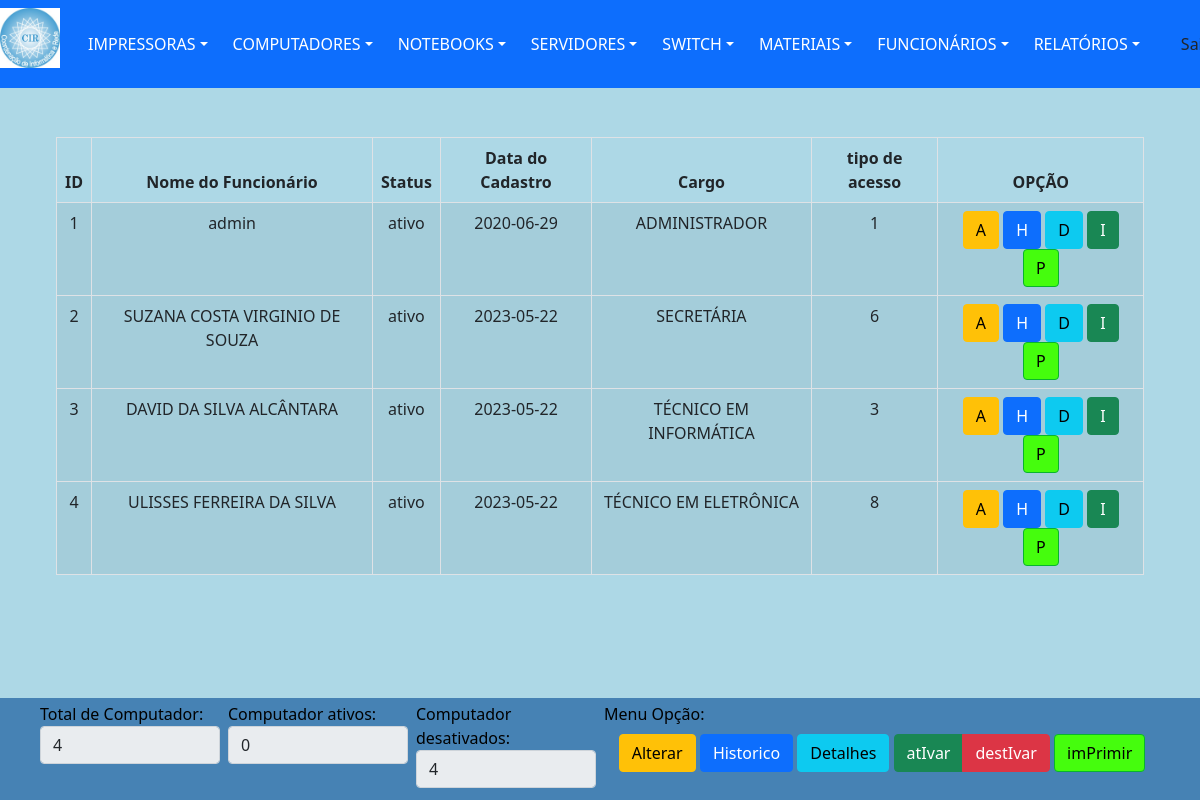
Page /views/funcionarioGerenTodos.php (signed in) on the committed database.
### tables this page shows
CREATE TABLE `funcionario` (
  `idFuncionario` int(11) NOT NULL,
  `nomeFuncionario` varchar(60) DEFAULT NULL,
  `statusFuncionario` varchar(7) DEFAULT NULL,
  `login` varchar(25) DEFAULT NULL,
  `senha` varchar(250) DEFAULT NULL,
  `dataCadastro` date DEFAULT NULL,
  `dataAltCadastro` date DEFAULT NULL,
  `idCargo` int(11) DEFAULT NULL,
  `idAcesso` int(11) DEFAULT NULL
);

CREATE TABLE `cargo` (
  `idCargo` int(11) NOT NULL,
  `statusCargos` varchar(8) DEFAULT NULL,
  `nomeCargos` varchar(50) DEFAULT NULL
);

### dao/DAO-controleCir.php (called while the page is built, shortened)
<?php
	class ControleCirDAO
		{
            public function ListarTudo($nomeTabela)
                {
                    $conn = Database::connect();
                    $conn->exec('SET CHARACTER SET utf8');
                    $sql = "SELECT * FROM $nomeTabela";
                    try
                        {
                            $listar = $conn->query($sql);
                            $buscar = $listar->fetchAll(PDO::FETCH_OBJ);
                            $numRows = $listar->rowCount();
                        }
                    catch (PDOException $exc)
                        {
                            $buscar = $exc->getTraceAsString();
                        }
                    return $buscar;
                }
            public function BuscaCargo($idCargo, $idFuncionario)
                {
                    $conn = Database::connect();
                    $conn->exec('SET CHARACTER SET utf8');
                    $sql = "SELECT * FROM funcionario f, cargo c
                    WHERE f.idCargo = '$idCargo'
                    AND  f.idFuncionario = '$idFuncionario'
                    AND  f.idCargo = c.idCargo";
                     try
                        {
                            $listar = $conn->query($sql);
                            $buscar = $listar->fetchAll(PDO::FETCH_OBJ);
                        }
                    catch (PDOException $exc)
                        {
                            $buscar = $exc->getTraceAsString();
                        }
                    return $buscar;
                }
        }
?>

### views/funcionarioGerenTodos.php (the view, shortened to what this page needs)
<?php
	include "../template/menuPrincipal.php";
	$inativo = 0;
	$ativo = 0;
?>
			<nav class="fixed  navbar navbar-dark">
				<div class="line col-md-12 p-5 position-absolute top-50 bottom-150 end-150">
                    <div class="col-md-12 py-5 px-2">
						<table class="table table-striped table-bordered table-condensed">
							<thead>
								<tr>
									<th>ID</th>
									<th>Nome do Funcionário</th>
									<th>Status</th>
									<th>Data do Cadastro</th>
									<th>Cargo</th>
									<th>tipo de acesso</th>
									<th>OPÇÃO</th>
								</tr>
							</thead>
							<tbody>
								<?php
									$nomeTabela = "funcionario";
									require_once '../dao/DAO-controleCir.php';
									$funcAltDAO = new ControleCirDAO();
									foreach($funcAltDAO-> ListarTudo($nomeTabela)  as $func)
										{ ?>
											<tr>
												<td><?php echo $idFuncionario = $func->idFuncionario;?></td>
												<td><?php echo $nomeFuncionario = $func->nomeFuncionario;?></td>
												<td><?php echo $func->statusFuncionario; ?></td>
												<td><?php echo $func->dataCadastro; ?></td>
												<?php $idAcesso = $func->idAcesso; ?>
												<td>
													<?php   $idCargo = $func->idCargo;
															$cargoDAO = new ControleCirDAO();
															foreach($cargoDAO->BuscaCargo($idCargo, $idFuncionario) as $cargo)
																{
																	$nomeCargos= $cargo->nomeCargos;
																	echo $nomeCargos;
																}
													?>
												</td>
												<td><?php echo $idAcesso?></td>
												<td class='operations'>
                                                    <div class="btn-group pull-left" >
                                                        <a href="../views/naoImplementada.php" class="btn btn-small btn-warning table-edit">A<i class="icon-edit"></i></a>
                                                    </div>
                                                    <div class="btn-group pull-left">
                                                    	<a href="../views/naoImplementada.php" class="btn btn-primary">H<i class="icon-remove"></i></a>
                                                    </div>
                                                    <div class="btn-group pull-left">
                                                        <a href="../views/naoImplementada.php" class="btn btn-info">D<i class="icon-remove"></i></a>
                                                    </div>
                                                    <div class="btn-group pull-left">
														<?php
                                                            if($statusComp != "ativo")
                                                                {
                                                                    $html = "<a href='../views/naoImplementada.php' class='btn btn-small btn-success'>I<i class='icon-remove'></i></a>";
                                                                    $inativo++;
																	echo $html;
                                                                }
															else
                                                                {
                                                                    $html = "<a href='../views/naoImplementada.php' class='btn btn-small btn-danger'>I<i class='icon-remove'></i></a>";
                                                                    $ativo++;
																	echo $html;
                                                                }
                                                        ?>
                                                    </div>
													<div class="btn-group pull-left">
                                                        <a href="../views/naoImplementada.php" target="_blank" class="btn btn-small btn-ufs">P<i class="icon-remove"></i></a>
                                                    </div>
                                                </td>
											<tr>
										<?php
										} ?>
							</tbody>
						</table>
					</div>
				</div>
			</nav>
		<div class="fixed-bottom p-1 px-md-5 col-md-12 bg-ufs text-black1">
			<div class="row">
				<div class="col px-md-1 col-md-2">
					<label for="inputSuccess" class="control-label">Total de Computador:</label>
					<input type="text" class="form-control" value="<?php echo $_SESSION['numUser'];?>" readonly >
				</div>
				<div class="col px-md-1 col-md-2">
					<label for="inputSuccess" class="control-label">Computador ativos:</label>
					<input type="text" class="form-control" value="<?php echo $ativo;?>" readonly>
				</div>
				<div class="col px-md-1 col-md-2">
					<label for="inputSuccess" class="control-label">Computador desativados:</label>
					<input type="text" class="form-control" value="<?php echo $inativo;?>" readonly>
				</div>
				<div class="col px-md-1 col-md-6">
					<label for="inputSuccess" class="control-label">Menu Opção:</label>
							<table class="table table-borderless">
								<thead>
									<tr>
										<th>
											<div class="btn-group pull-left" >
												<a class="btn btn-small btn-warning table-edit">Alterar<i class="icon-edit"></i></a>
											</div>
											<div class="btn-group pull-left">
												<a class="btn btn-primary">Historico<i class="icon-remove"></i></a>
											</div>
											<div class="btn-group pull-left">
												<a class="btn btn-info">Detalhes<i class="icon-remove"></i></a>
											</div>
											<div class="btn-group pull-left">
												<a class="btn btn-small btn-success">atIvar<i class="icon-remove"></i></a>
												<a class="btn btn-small btn-danger">destIvar<i class="icon-remove"></i></a>
											</div>
											<div class="btn-group pull-left">
												<a class="btn btn-small btn-ufs">imPrimir<i class="icon-remove"></i></a>
											</div>
										</th>
									</tr>
								</thead>
							</table>
				</div>
			</div>
		</div>
	</body>
</html>

### template/menuPrincipal.php (shortened to what this page needs)
<!DOCTYPE html>
<html lang="pt-br">
	<head>
		<link href="../css/bootstrap.css" rel="stylesheet">
	</head>
    <body>
        <nav class="fixed-top navbar navbar-dark bg-primary">
            <div class="btn-group">
                <img src="../img/cir.jpg" width=60 height=60>
                <div class="btn-group">
                    <button type="button" class="btn btn-primary dropdown-toggle" data-bs-toggle="dropdown">IMPRESSORAS</button>
                </div>
                <div class="btn-group">
                    <button type="button" class="btn btn-primary dropdown-toggle" data-bs-toggle="dropdown">COMPUTADORES</button>
                </div>
                <div class="btn-group">
                    <button type="button" class="btn btn-primary dropdown-toggle" data-bs-toggle="dropdown">NOTEBOOKS</button>
                </div>
                <div class="btn-group">
                    <button type="button" class="btn btn-primary dropdown-toggle" data-bs-toggle="dropdown">SERVIDORES</button>
                </div>
                 <div class="btn-group">
                    <button type="button" class="btn btn-primary dropdown-toggle" data-bs-toggle="dropdown">SWITCH</button>
                </div>
                <div class="btn-group">
                    <button type="button" class="btn btn-primary dropdown-toggle" data-bs-toggle="dropdown">MATERIAIS</button>
                </div>
                <div class="btn-group">
                    <button type="button" class="btn btn-primary dropdown-toggle" data-bs-toggle="dropdown">FUNCIONÁRIOS</button>
                </div>
                <div class="btn-group">
                    <button type="button" class="btn btn-primary dropdown-toggle" data-bs-toggle="dropdown">RELATÓRIOS</button>
                </div>
                <div class="btn-group">
                    <form class="d-flex" role="search" action="../controllers/usuarioLogout.php" method="POST">
                        <button class="btn btn-outline-ufs" type="submit">Sair</button>
                    </form>
                </div>
            </div>
        </nav>

### template/menuPrincipal.php (style rules this page uses)
body { background-color: #ADD8E6; }
table, th, td { padding: 5px; text-align:center; }

### rows in the picture
funcionario: idFuncionario "1", nomeFuncionario "admin", statusFuncionario "ativo", dataCadastro "2020-06-29", idCargo.nomeCargos "ADMINISTRADOR", idAcesso "1"
funcionario: idFuncionario "2", nomeFuncionario "SUZANA COSTA VIRGINIO DE SOUZA", statusFuncionario "ativo", dataCadastro "2023-05-22", idCargo.nomeCargos "SECRETÁRIA", idAcesso "6"
funcionario: idFuncionario "3", nomeFuncionario "DAVID DA SILVA ALCÂNTARA", statusFuncionario "ativo", dataCadastro "2023-05-22", idCargo.nomeCargos "TÉCNICO EM INFORMÁTICA", idAcesso "3"
funcionario: idFuncionario "4", nomeFuncionario "ULISSES FERREIRA DA SILVA", statusFuncionario "ativo", dataCadastro "2023-05-22", idCargo.nomeCargos "TÉCNICO EM ELETRÔNICA", idAcesso "8"
